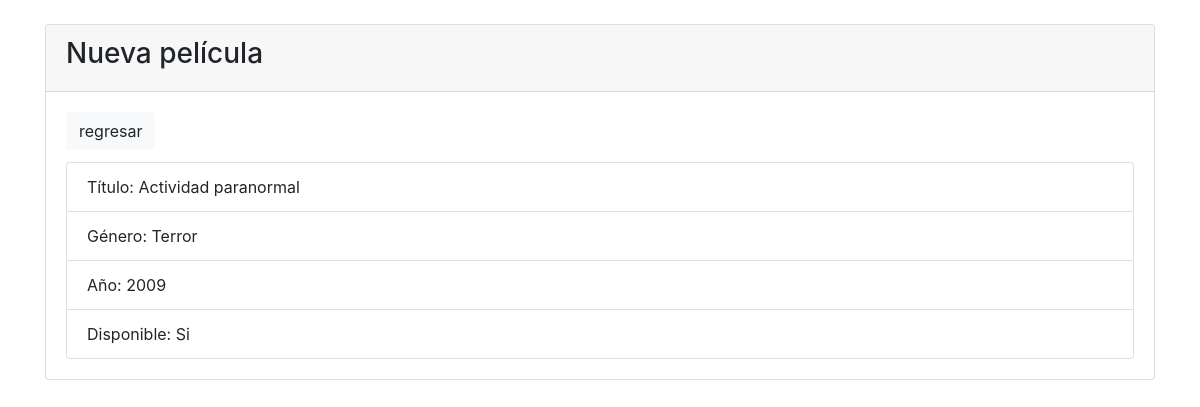
The page /vista/pelicula_consultar.php?id=27064 on the database its author committed.
### tables this page shows
CREATE TABLE IF NOT EXISTS `pelicula` (
  `id` int(11) NOT NULL AUTO_INCREMENT,
  `titulo` varchar(50) NOT NULL,
  `genero` varchar(100) NOT NULL,
  `año` int(11) NOT NULL,
  `disponible` bit(1) NOT NULL DEFAULT b'0',
  PRIMARY KEY (`id`)
);

### vista/pelicula_consultar.php (called while the page is built)
<?php
$id = $_GET['id'];
require_once '../control/PeliculaControl.php';
$peliculaControl = new PeliculaControl();
$pelicula = $peliculaControl->buscarPorId($id);
require_once 'pelicula_vista_consultar.php';

### control/PeliculaControl.php (called while the page is built, shortened)
<?php
class PeliculaControl {
    public function __construct() {
        try {
            $this->cnx = Db::conectar();
        }
        catch (PDOException $ex) {
            die($ex->getMessage());
        }
    }
    public function buscarPorId($id) {
        try {
            $sql = 'select * from pelicula where id = ?';
            $conexion = $this->cnx;
            $prep = $conexion->prepare($sql);
            $prep->execute(array($id));
            $pelicula = $prep->fetch(PDO::FETCH_OBJ);
        }
        catch (PDOException $ex) {
            die($ex->getMessage());
        }
        return $pelicula;
    }
}

### vista/pelicula_vista_consultar.php (the view, shortened to what this page needs)
<!DOCTYPE html>
<html lang="en">
<head>
    <link rel="stylesheet" href="../recursos/css/bootstrap.min.css" />
</head>
<body>
    <div class="container py-4">
        <div class="card">
            <div class="card-header">
                <h3>Nueva película</h3>
            </div>
            <div class="card-body">
                <div class="card-title">
                    <a class="btn btn-light" href="javascript:history.back()">regresar</a>
                </div>
                <ul class="list-group">
                    <li class="list-group-item">Título: <?= $pelicula->titulo ?></li>
                    <li class="list-group-item">Género: <?= $pelicula->genero ?> </li>
                    <li class="list-group-item">Año: <?= $pelicula->año ?> </li>
                    <li class="list-group-item">Disponible: <?= $pelicula->disponible ? 'Si' : 'No' ?> </li>
                </ul>
            </div>
        </div>
    </div>
</body>
</html>

### rows shown on the page
pelicula: titulo "Actividad paranormal", genero "Terror", año "2009"
